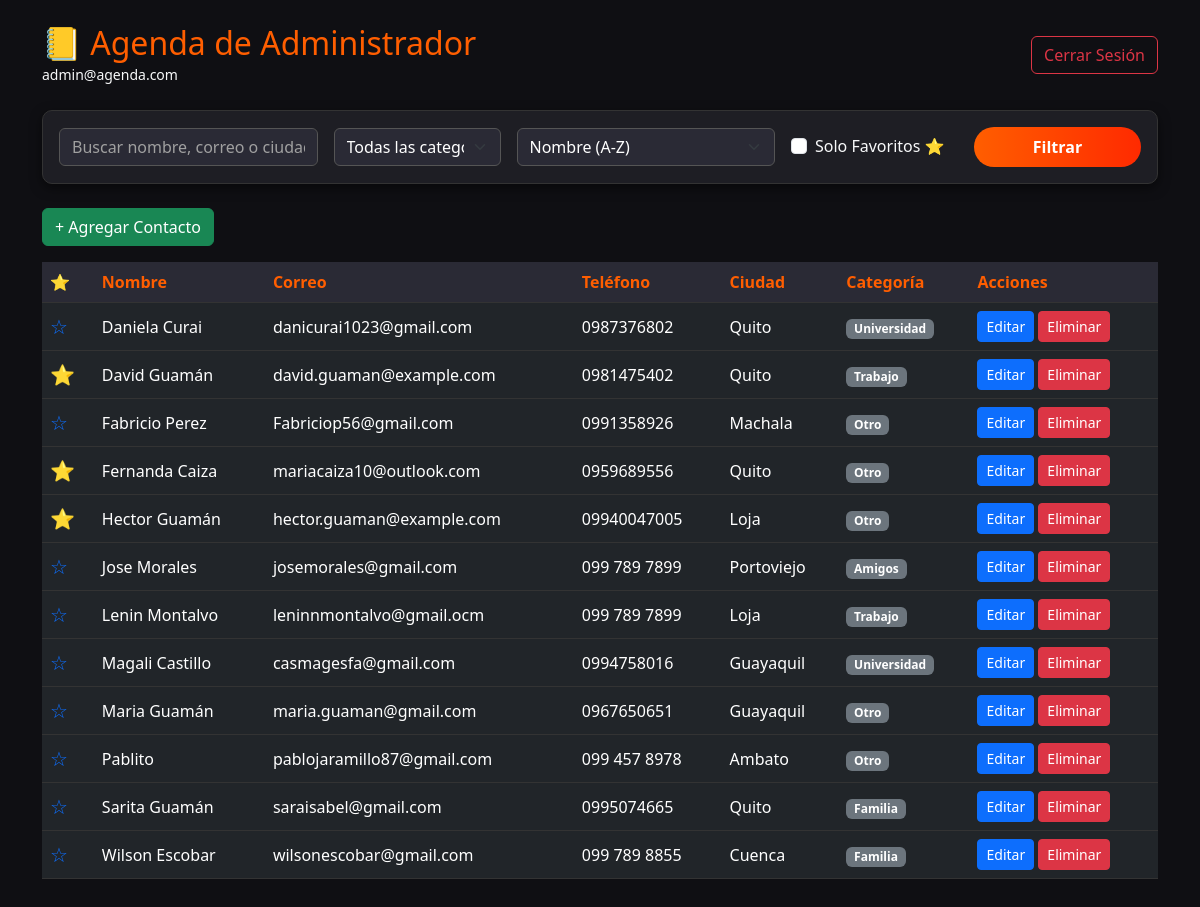
Screenshot of /agenda.php (signed in) with the database file from the repository.
### tables this page shows
CREATE TABLE `contactos` (
  `id` int(11) NOT NULL,
  `id_usuario` int(11) NOT NULL,
  `nombre` varchar(100) NOT NULL,
  `correo` varchar(150) NOT NULL,
  `telefono` varchar(30) DEFAULT NULL,
  `ciudad` varchar(100) DEFAULT NULL,
  `categoria_id` int(11) NOT NULL DEFAULT 5,
  `fecha_creacion` timestamp NOT NULL DEFAULT current_timestamp(),
  `favorito` tinyint(1) NOT NULL DEFAULT 0
);

CREATE TABLE `categorias` (
  `id` int(11) NOT NULL,
  `nombre` varchar(50) NOT NULL
);

### agenda.php (the view, shortened to what this page needs)
<?php
require 'conexion.php';
$buscar = trim($_GET['buscar'] ?? '');
$orden  = $_GET['orden'] ?? 'nombre_asc';
$solo_favoritos = isset($_GET['favoritos']) ? true : false;
$id_usuario_actual = (int)$_SESSION['usuario_id'];
$sql = "SELECT c.*, cat.nombre AS categoria_nombre
        FROM contactos c
        LEFT JOIN categorias cat ON c.categoria_id = cat.id
        WHERE c.id_usuario = ?";
$parametros = [$id_usuario_actual];
$tipos = "i";
if ($orden == 'nombre_desc') $sql .= " ORDER BY c.nombre DESC";
elseif ($orden == 'ciudad_asc') $sql .= " ORDER BY c.ciudad ASC";
elseif ($orden == 'fecha_desc') $sql .= " ORDER BY c.fecha_creacion DESC";
else $sql .= " ORDER BY c.nombre ASC";
$stmt = $conexion->prepare($sql);
$stmt->bind_param($tipos, ...$parametros);
$stmt->execute();
$resultado = $stmt->get_result();
?>
<!DOCTYPE html>
<html lang="es">
<head>
    <link href="https://cdn.jsdelivr.net/npm/bootstrap@5.3.0/dist/css/bootstrap.min.css" rel="stylesheet">
    <link rel="stylesheet" href="estilos.css">
</head>
<body class="p-4">
    <div class="container">
        <div class="d-flex justify-content-between align-items-center mb-4">
            <div>
                <h2 style="color: #ff5e00; margin-bottom: 0;">📒 Agenda de <?= htmlspecialchars($_SESSION['usuario_nombre']) ?></h2>
                <small class="text-light"><?= htmlspecialchars($_SESSION['usuario_correo'] ?? '') ?></small>
            </div>
            <div>
                <a href="logout.php" class="btn btn-outline-danger">Cerrar Sesión</a>
            </div>
        </div>
        <div class="card-custom p-3 mb-4">
            <form method="GET" class="row g-3 align-items-center">
                <div class="col-md-3">
                    <input type="text" name="buscar" class="form-control form-control-custom" placeholder="Buscar nombre, correo o ciudad..." value="<?= htmlspecialchars($buscar) ?>">
                </div>
                <div class="col-md-2">
                    <select name="categoria" class="form-select form-select-custom">
                        <option value="">Todas las categorías</option>
                    </select>
                </div>
                <div class="col-md-3">
                    <select name="orden" class="form-select form-select-custom">
                        <option value="nombre_asc" <?= $orden == 'nombre_asc' ? 'selected' : '' ?>>Nombre (A-Z)</option>
                    </select>
                </div>
                <div class="col-md-2">
                    <div class="form-check text-light">
                        <input class="form-check-input" type="checkbox" name="favoritos" id="favoritos" <?= $solo_favoritos ? 'checked' : '' ?>>
                        <label class="form-check-label" for="favoritos">
                            Solo Favoritos ⭐
                        </label>
                    </div>
                </div>
                <div class="col-md-2">
                    <button type="submit" class="btn-orange w-100" style="margin-top: 0; padding: 8px;">Filtrar</button>
                </div>
            </form>
        </div>
        <div class="mb-3">
            <a href="registrar_contacto.php" class="btn btn-success">+ Agregar Contacto</a>
        </div>
        <table class="table table-dark table-hover">
            <thead>
                <tr>
                    <th>⭐</th>
                    <th>Nombre</th>
                    <th>Correo</th>
                    <th>Teléfono</th>
                    <th>Ciudad</th>
                    <th>Categoría</th>
                    <th>Acciones</th>
                </tr>
            </thead>
            <tbody>
                <?php while ($fila = $resultado->fetch_assoc()): ?>
                    <tr>
                        <td>
                            <a href="toggle_favorito.php?id=<?= (int)$fila['id'] ?>" style="text-decoration: none; font-size: 20px;">
                                <?= $fila['favorito'] ? '⭐' : '☆' ?>
                            </a>
                        </td>
                        <td><?= htmlspecialchars($fila['nombre']) ?></td>
                        <td><?= htmlspecialchars($fila['correo']) ?></td>
                        <td><?= htmlspecialchars($fila['telefono']) ?></td>
                        <td><?= htmlspecialchars($fila['ciudad']) ?></td>
                        <td><span class="badge bg-secondary"><?= htmlspecialchars($fila['categoria_nombre'] ?? 'Otro') ?></span></td>
                        <td>
                            <a href="editar_contacto.php?id=<?= (int)$fila['id'] ?>" class="btn btn-sm btn-primary">Editar</a>
                            <form action="borrar_contacto.php" method="POST" style="display:inline;" onsubmit="return confirm('¿Eliminar contacto?');">
                                <button type="submit" class="btn btn-sm btn-danger">Eliminar</button>
                            </form>
                        </td>
                    </tr>
                <?php endwhile; ?>
            </tbody>
        </table>
    </div>
</body>
</html>

### estilos.css (style rules this page uses)
body { background-color: #0f0f13 !important; color: #fff !important; font-family: 'Segoe UI', Tahoma, Geneva, Verdana, sans-serif; }
.btn-orange { width: 100%; padding: 12px; background: linear-gradient(90deg, #ff5e00, #ff2a00); color: #fff; border: none; border-radius: 25px; cursor: pointer; font-size: 16px; font-weight: bold; margin-top: 20px; transition: 0.3s; text-decoration: none; display: inline-block; text-align: center; }
.card-custom { background-color: #1e1e24; border: 1px solid #333; border-radius: 10px; box-shadow: 0 4px 12px rgba(0,0,0,0.5); }
.table-dark { background-color: #1e1e24; color: #ddd; }
.table-dark th { background-color: #2a2a35; color: #ff5e00; border-color: #333; }
.table-dark td { border-color: #333; vertical-align: middle; }
.form-control-custom, .form-select-custom { background-color: #2a2a35; border: 1px solid #444; color: #fff; }
.form-control-custom, .form-select-custom { background-color: #2a2a35 !important; border: 1px solid #555 !important; color: #ffffff !important; }
.form-control-custom::placeholder { color: #a0a0a0 !important; opacity: 1; }

### rows the page displays
contactos: nombre "Daniela Curai", correo "danicurai1023@gmail.com", telefono "0987376802", ciudad "Quito", categoria.nombre "Universidad"
contactos: nombre "David Guamán", correo "david.guaman@example.com", telefono "0981475402", ciudad "Quito", categoria.nombre "Trabajo"
contactos: nombre "Fabricio Perez", correo "Fabriciop56@gmail.com", telefono "0991358926", ciudad "Machala", categoria.nombre "Otro"
contactos: nombre "Fernanda Caiza", correo "mariacaiza10@outlook.com", telefono "0959689556", ciudad "Quito", categoria.nombre "Otro"
contactos: nombre "Hector Guamán", correo "hector.guaman@example.com", telefono "09940047005", ciudad "Loja", categoria.nombre "Otro"
contactos: nombre "Jose Morales", correo "josemorales@gmail.com", telefono "099 789 7899", ciudad "Portoviejo", categoria.nombre "Amigos"
contactos: nombre "Lenin Montalvo", correo "leninnmontalvo@gmail.ocm", telefono "099 789 7899", ciudad "Loja", categoria.nombre "Trabajo"
contactos: nombre "Magali Castillo", correo "casmagesfa@gmail.com", telefono "0994758016", ciudad "Guayaquil", categoria.nombre "Universidad"
contactos: nombre "Maria Guamán", correo "maria.guaman@gmail.com", telefono "0967650651", ciudad "Guayaquil", categoria.nombre "Otro"
contactos: nombre "Pablito", correo "pablojaramillo87@gmail.com", telefono "099 457 8978", ciudad "Ambato", categoria.nombre "Otro"
contactos: nombre "Sarita Guamán", correo "saraisabel@gmail.com", telefono "0995074665", ciudad "Quito", categoria.nombre "Familia"
contactos: nombre "Wilson Escobar", correo "wilsonescobar@gmail.com", telefono "099 789 8855", ciudad "Cuenca", categoria.nombre "Familia"

### other values shown
$_SESSION['usuario_nombre'] "Administrador"
$_SESSION['usuario_correo'] "admin@agenda.com"
